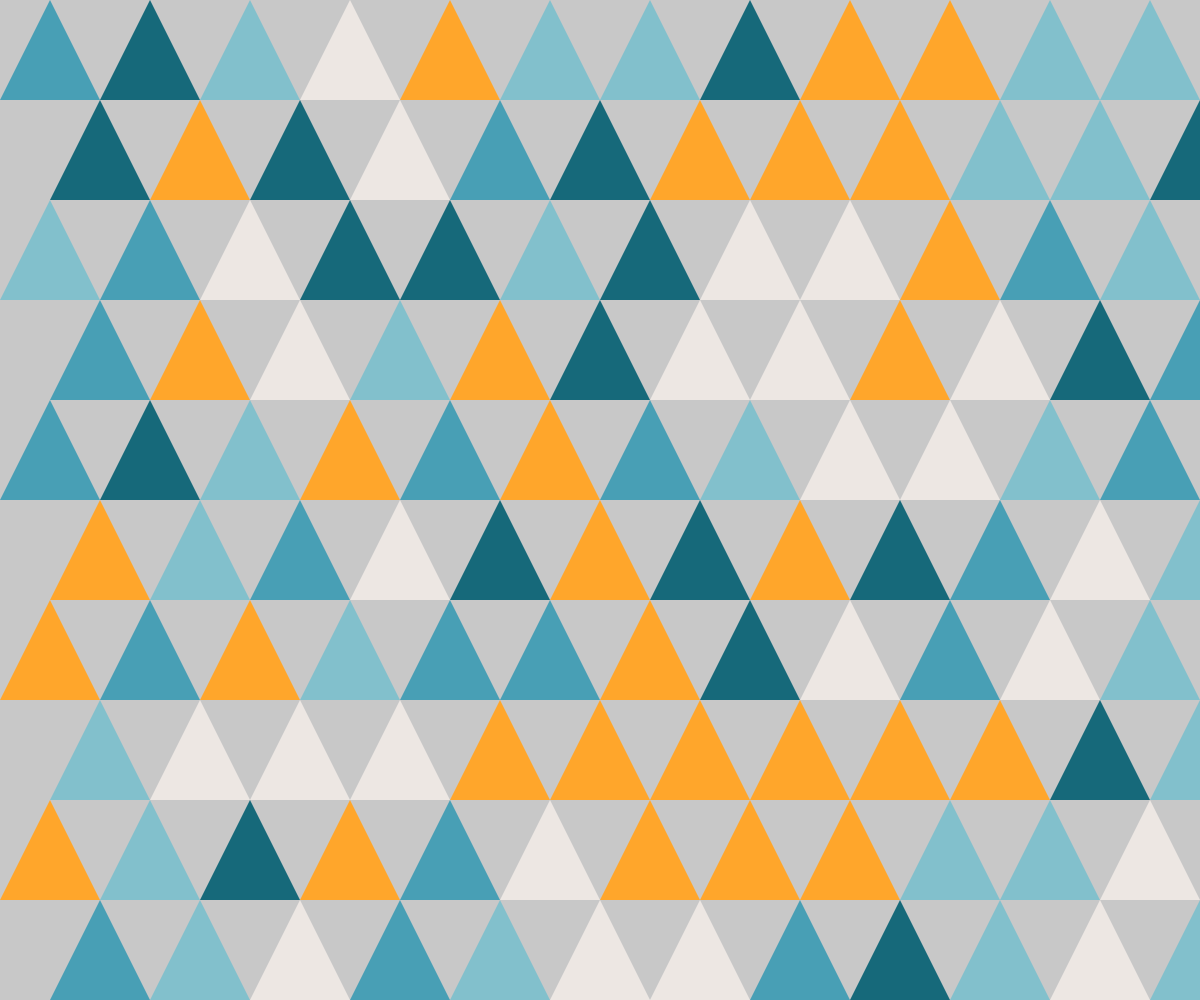
Frame 1 (no input)
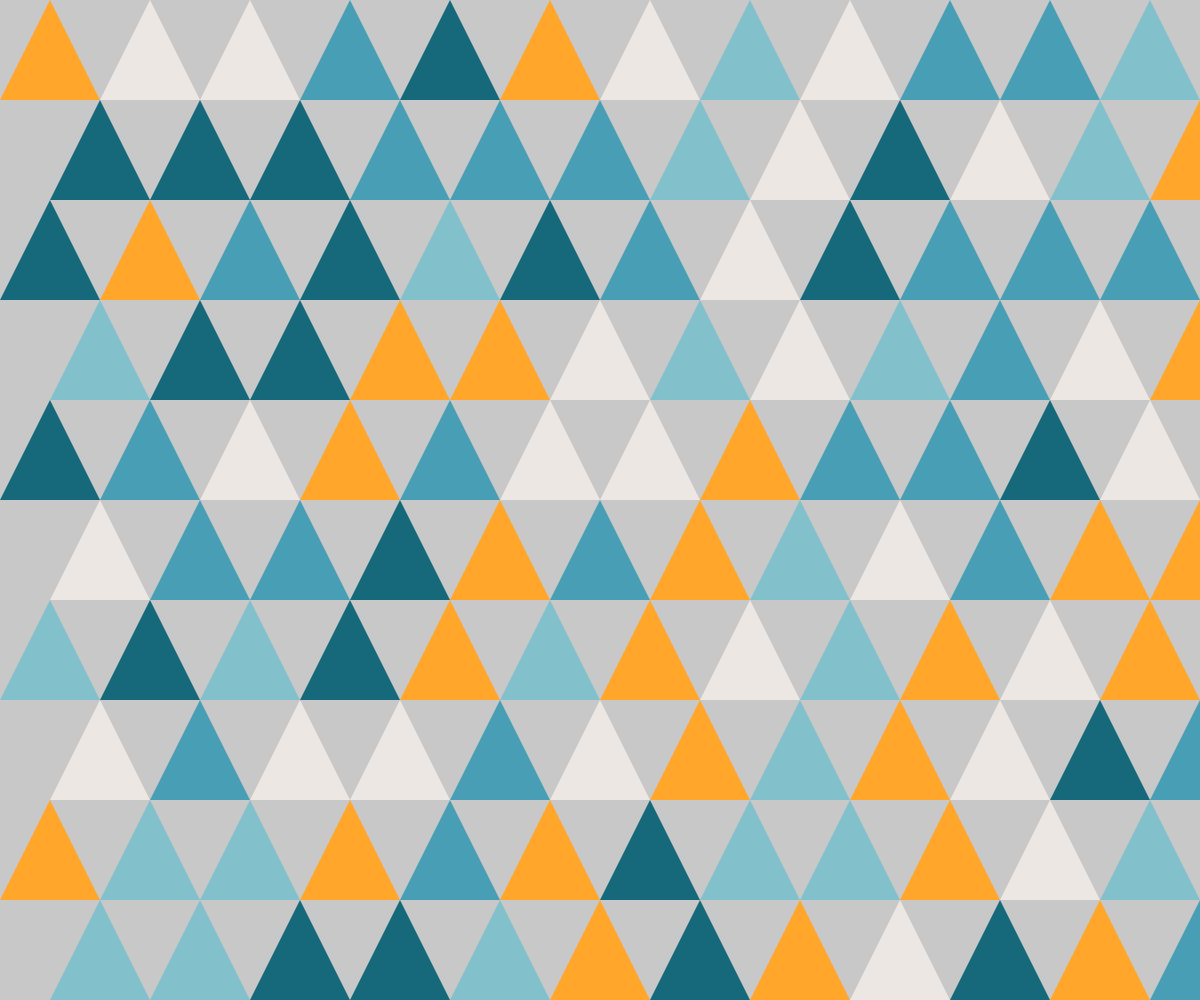
Frame 2 (the mouse pressed at the canvas centre, redrawn once)

The p5.js sketch that drew these frames (run headless with seeded random() and noise() and a simulated clock; the mouse was pressed at the canvas centre and the sketch redrawn once):

// p5.js sketch
// ── sketch.js
"use strict";
//==========
// p5.js

function setup(){
	createCanvas(windowWidth, windowHeight);
	noLoop();
}

function draw(){
	
	let colors = [];
	colors.push(color(22, 105, 122));
	colors.push(color(72, 159, 181));
	colors.push(color(130, 192, 204));
	colors.push(color(237, 231, 227));
	colors.push(color(255, 166, 43));

	background(200);
	noStroke();

	let l = colors.length;
	let s = 100;

	for(let a=0; a<20; a++){
		for(let b=0; b<20; b++){
			let rdm = random(l);
			let index = floor(rdm);
			let c = colors[index];
			fill(c);
			let x = b * s;
			let y = a * s;
			let odd = a % 2;
			if(odd == 0){
				x += s / 2;
			}
			triangle(x, y, x+s, y, x+s/2, y-s);
		}
	}
}
